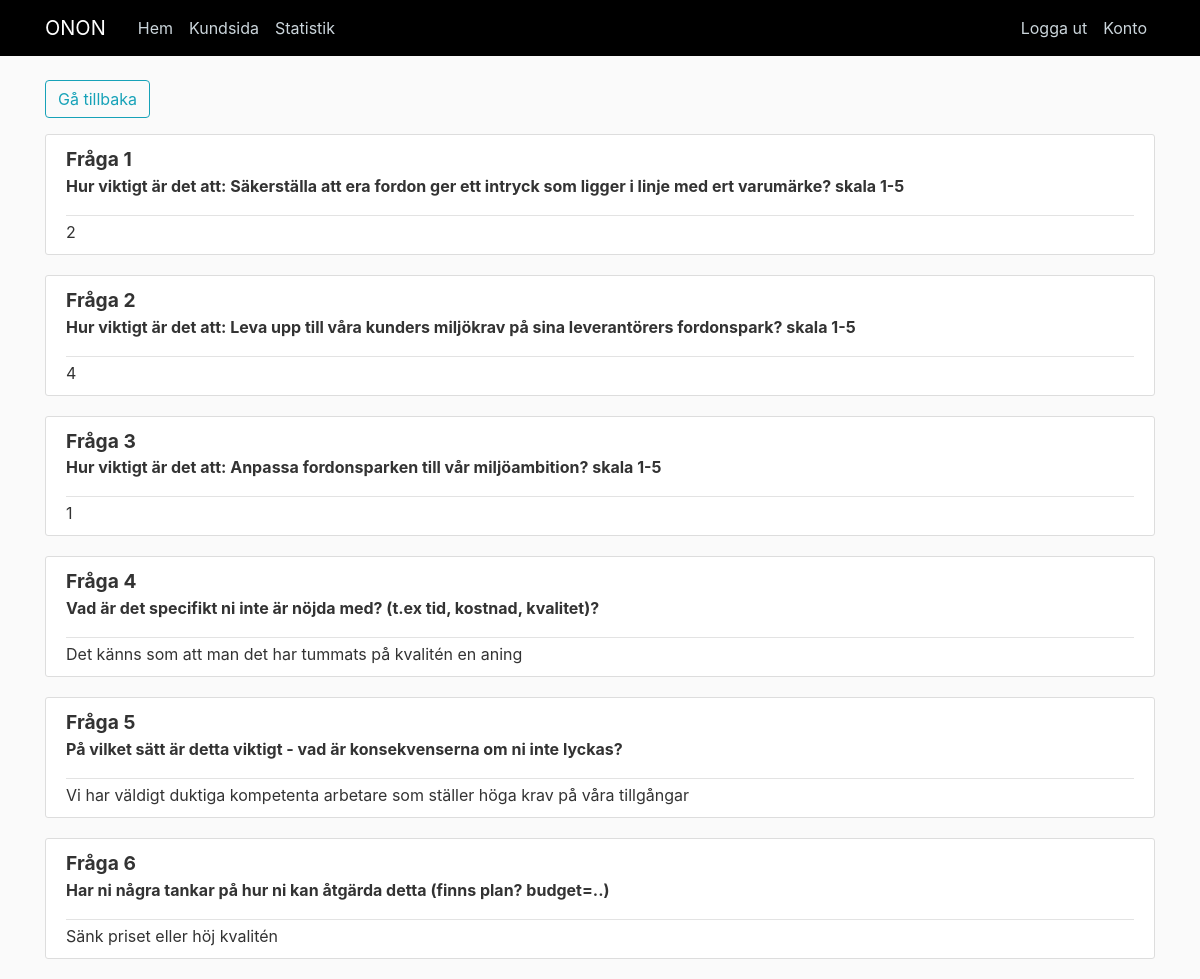
The app's page /kund/IKEA (signed in) with its own data.
### app/models.py (models this page shows, shortened)
class Responses(db.Model, UserMixin):
	representing = db.Column(db.String(2))
	afnum = db.Column(db.Integer, primary_key=True)
	company = db.Column(db.String(30), unique=True)
	orgnum = db.Column(db.Integer, unique=True)
	kam = db.Column(db.String(30))
	email = db.Column(db.String(20))
	mobil = db.Column(db.Integer)
	q1 = db.Column(db.Integer)	#1-5
	q2 = db.Column(db.Integer)	#1-5
	q3 = db.Column(db.Integer)	#1-5
	q4 = db.Column(db.String(150))	#Öppen
	q5 = db.Column(db.String(150))	#Öppen
	q6 = db.Column(db.String(150))	#Öppen
	def return_responses(self):
		return [
			self.q1,
			self.q2,
			self.q3,
			self.q4,
			self.q5,
			self.q6]

### app/routes.py (the view)
@app.route("/kund/<foretag>")
@login_required
def responses(foretag):
	responses = Responses.query.filter_by(company=foretag).first() # Hämtar alla kolumner kopplat till ett företaget man klickat på
	res = responses.return_responses()		# Funktion i DB-objektet som returnerar ett dictionary med alla svar för att det skall gå att iterera igenom i HTML-dokumentet
	return render_template('responses.html', title=foretag, responses=res, questions=Questions) # Renderar responses.html, res = dict med svar, Questions = hårkodad dict med respektive fråga, form=Responseform som är skapad i Forms.py

### app/models.py (called while the page is built)
@login_manager.user_loader
def load_user(user_id):
	return User.query.get(int(user_id))

### app/templates/responses.html (shortened to what this page needs)
{% extends "layout.html" %}
{% block content %}
<button onclick="window.history.back()" class="btn btn-outline-info">Gå tillbaka</button>
{% for i in range(6) %}
	<article class="media content-section">
	  <div class="media-body">
	    <div class="article-metadata">
	      <b><big>Fråga {{ i+1 }}</big><p>{{ questions[i] }}</p></b>
	    </div>
	    <a>{{ responses[i] }}</a>
	  </div>
	</article>
{% endfor %}
{% endblock content%}

### app/templates/layout.html (shortened to what this page needs)
<html>
<head>
    <link rel="stylesheet" href="https://maxcdn.bootstrapcdn.com/bootstrap/4.0.0/css/bootstrap.min.css">
    <link rel="stylesheet" type="text/css" href="{{ url_for('static', filename='main.css') }}">
</head>
<body>
	<header class="site-header">
	  <nav class="navbar navbar-expand-md navbar-dark bg-steel fixed-top">
	    <div class="container">
	      <a class="navbar-brand mr-4" href="/">ONON</a>
	      <div class="collapse navbar-collapse" id="navbarToggle">
	        <div class="navbar-nav mr-auto">
	          <a class="nav-item nav-link" href="{{ url_for('home') }}">Hem</a>
	          <a class="nav-item nav-link" href="{{ url_for('kund') }}">Kundsida</a>
	          <a class="nav-item nav-link" href="{{ url_for('statistics') }}">Statistik</a>
	        </div>
	        <div class="navbar-nav">
	        	{% if current_user.is_authenticated %}
	        		<a class="nav-item nav-link" href="{{ url_for('logout') }}">Logga ut</a>
	        		<a class="nav-item nav-link" href="{{ url_for('account') }}">Konto</a>
	        	{% else %}
	        		<a class="nav-item nav-link" href="{{ url_for('login') }}">Logga in</a>
	          		<a class="nav-item nav-link" href="{{ url_for('register') }}">Registrera</a>
	        	{% endif %}
	        </div>
	      </div>
	    </div>
	  </nav>
	</header>
	<main role="main" class="container">
	  <div class="row">
	    <div class="col-md-12">
	    	{% block content %}{% endblock %}
	    </div>
</body>
</html>

### app/static/main.css (style rules this page uses)
body { background: #fafafa; color: #333333; margin-top: 5rem; }
.bg-steel { background-color: #000000; }
.site-header .navbar-nav .nav-link { color: #cbd5db; }
.content-section { background: #ffffff; padding: 10px 20px; border: 1px solid #dddddd; border-radius: 3px; margin-bottom: 20px; }
.article-metadata { padding-bottom: 1px; margin-bottom: 4px; border-bottom: 1px solid #e3e3e3 }

### records on screen
Responses: q4 "Det känns som att man det har tummats på kvalitén en aning" "Vi har väldigt duktiga kompetenta arbetare som ställer höga krav på våra tillgångar" "Sänk priset eller höj kvalitén"

### other values on screen
{{ i+1 }} "1" "2" "3" "4" "5" "6"
{{ questions[i] }} "Hur viktigt är det att: Säkerställa att era fordon ger ett intryck som ligger i linje med ert varumärke? skala 1-5" "Hur viktigt är det att: Leva upp till våra kunders miljökrav på sina leverantörers fordonspark? skala 1-5" "Hur viktigt är det att: Anpassa fordonsparken till vår miljöambition? skala 1-5" "Vad är det specifikt ni inte är nöjda med? (t.ex tid, kostnad, kvalitet)?" "På vilket sätt är detta viktigt - vad är konsekvenserna om ni inte lyckas?" "Har ni några tankar på hur ni kan åtgärda detta (finns plan? budget=..)"
{{ responses[i] }} "2" "4" "1"
